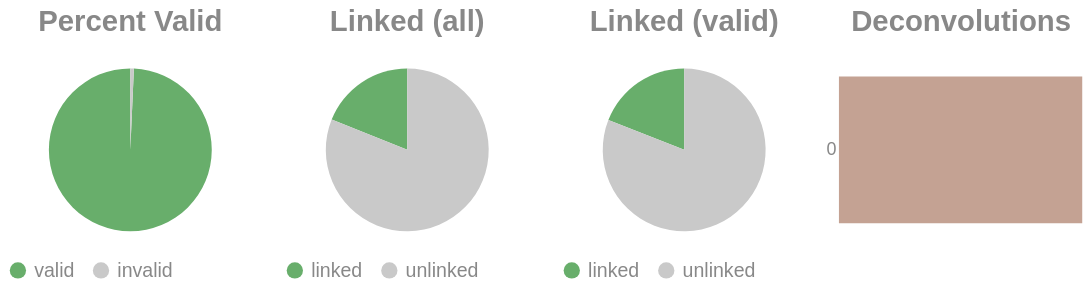

Here is the notebook cell this chart was saved with:
### Code cell
if SKIPLR:
    pass
else:
    clash = Counter()
    for i in valids['molecule'].to_list():
        _mol = i.split("-")
        if len(_mol) == 1:
            clash.update('0')
        else:
            clash.update(_mol[-1])

    _d = {"deconvolutions": [], 'count': []}
    for k,v in clash.items():
        _d['deconvolutions'].append(k)
        _d['count'].append(v)

    tot_valid = valids['reads'].sum()
    mask = valids['reads'] >= 2
    n_linked_reads = valids.filter(mask)['reads'].sum()
    if n_linked_reads == 0:
        print_html("No linked molecules (>=2 reads) were detected; skipping linked-only distributions.")
        SKIPLR = True
    else:
        perc_valid = round(tot_valid / n_reads, 4)
        linked_perc_abs = round(n_linked_reads / n_reads, 4)
        linked_perc = round(n_linked_reads / tot_valid, 4)

    _valid = pl.DataFrame({"valids": ['valid', 'invalid'], "count": [tot_valid, n_reads - tot_valid]})
    _linked_abs = pl.DataFrame({"linked (absolute)": ['linked', 'unlinked'], "count": [n_linked_reads, n_reads - n_linked_reads]})
    _linked_rel = pl.DataFrame({"linked (valids)": ['linked', 'unlinked'], "count": [n_linked_reads, tot_valid - n_linked_reads]})

    (
        alt.hconcat(
            piechart(_valid, goodval = 'valid', title = "Percent Valid"),
            piechart(_linked_abs, goodval = "linked", title =  "Linked (all)"),
            piechart(_linked_rel, goodval = "linked", title =  "Linked (valid)"),
            convolutionbar(pl.DataFrame(_d), title = "Deconvolutions"),
            center = True,
            bounds = 'flush'
        )
        .resolve_scale(color='independent')
        .resolve_legend('independent')
        .properties(usermeta={'embedOptions': {"actions": False}})
    ).display()

### Figure 1 — Vega-Lite specification as saved in the notebook (floating-point values rounded to 4 significant figures)
{"width": "container", "height": 400, "config": {"title": {"anchor": "start", "dy": -15, "fontSize": 18, "color": "#888888", "subtitleColor": "#888888", "subtitleFontSize": 14}, "arc": {"fill": "#0072B2"}, "axis": {"domainColor": "#888888", "domainWidth": 0.5, "gridWidth": 0.2, "grid": false, "titleFontWeight": 400, "titleFontSize": 15, "labelFontSize": 11, "labelColor": "#888888", "tickColor": "#888888", "tickWidth": 0.2, "titleColor": "#888888"}, "axisBand": {"grid": false}, "axisX": {"grid": true, "tickSize": 10, "domainCap": "round"}, "axisY": {"domain": false, "grid": true, "tickSize": 0, "domainCap": "round"}, "background": "transparent", "header": {"labelFontSize": 15, "labelColor": "#888888", "titleFontSize": 15, "titleFontWeight": 600, "titleColor": "#888888"}, "legend": {"labelFont": "sans-serif", "labelFontSize": 12, "labelColor": "#888888", "symbolSize": 100, "symbolType": "circle", "titleFontSize": 12, "titlePadding": 10, "titleColor": "#888888", "title": null}, "range": {"category": ["#E69F00", "#56B4E9", "#009E73", "#F0E442", "#0072B2", "#D55E00", "#CC79A7", "#000000"], "diverging": ["#cfe8f3", "#a2d4ec", "#73bfe2", "#46abdb", "#1696d2", "#12719e"]}, "area": {"fill": "#0072B2", "fillOpacity": 0.7, "line": true, "strokeOpacity": 0.7}, "line": {"color": "#0072B2", "stroke": "#0072B2", "strokeWidth": 2}, "trail": {"color": "#0072B2", "stroke": "#0072B2", "strokeWidth": 0, "size": 1}, "point": {"filled": true, "fillOpacity": 1.0, "size": 95}, "text": {"color": "#888888", "fontSize": 11, "align": "right", "fontWeight": 400, "size": 11}, "bar": {"fill": "#0072B2", "stroke": null}, "view": {"stroke": null, "continuousWidth": 660, "continuousHeight": 400}}, "hconcat": [{"data": {"name": "data-7a317d6ba3374971b4071b8b5dd0e05a"}, "mark": {"type": "arc"}, "encoding": {"color": {"field": "valids", "legend": {"orient": "bottom", "title": null}, "scale": {"domain": ["valid", "invalid"], "range": ["#68ae6b", "#C9C9C9"]}, "title": "Valids", "type": "nominal"}, "theta": {"field": "count", "type": "quantitative"}, "tooltip": [{"field": "valids", "title": "Valids", "type": "ordinal"}, {"field": "percent", "format": ".2%", "title": "Percent", "type": "quantitative"}, {"field": "count", "title": "Count", "type": "quantitative"}]}, "height": 100, "title": {"text": "Percent Valid", "align": "center", "anchor": "middle"}, "transform": [{"calculate": "datum.count / 5593759", "as": "percent"}], "width": 150}, {"data": {"name": "data-6926b5114768cd6d6832b6e268352294"}, "mark": {"type": "arc"}, "encoding": {"color": {"field": "linked (absolute)", "legend": {"orient": "bottom", "title": null}, "scale": {"domain": ["linked", "unlinked"], "range": ["#68ae6b", "#C9C9C9"]}, "title": "Linked (Absolute)", "type": "nominal"}, "theta": {"field": "count", "type": "quantitative"}, "tooltip": [{"field": "linked (absolute)", "title": "Linked (Absolute)", "type": "ordinal"}, {"field": "percent", "format": ".2%", "title": "Percent", "type": "quantitative"}, {"field": "count", "title": "Count", "type": "quantitative"}]}, "height": 100, "title": {"text": "Linked (all)", "align": "center", "anchor": "middle"}, "transform": [{"calculate": "datum.count / 5593759", "as": "percent"}], "width": 150}, {"data": {"name": "data-cb036bdb48314520c95b5f6e1f78ddeb"}, "mark": {"type": "arc"}, "encoding": {"color": {"field": "linked (valids)", "legend": {"orient": "bottom", "title": null}, "scale": {"domain": ["linked", "unlinked"], "range": ["#68ae6b", "#C9C9C9"]}, "title": "Linked (Valids)", "type": "nominal"}, "theta": {"field": "count", "type": "quantitative"}, "tooltip": [{"field": "linked (valids)", "title": "Linked (Valids)", "type": "ordinal"}, {"field": "percent", "format": ".2%", "title": "Percent", "type": "quantitative"}, {"field": "count", "title": "Count", "type": "quantitative"}]}, "height": 100, "title": {"text": "Linked (valid)", "align": "center", "anchor": "middle"}, "transform": [{"calculate": "datum.count / 5554521", "as": "percent"}], "width": 150}, {"data": {"name": "data-c83405fb0e0835d33b212f6926141edb"}, "mark": {"type": "bar"}, "encoding": {"color": {"field": "deconvolutions", "legend": null, "scale": {"scheme": "lightgreyred"}, "type": "nominal"}, "tooltip": [{"field": "deconvolutions", "title": "Deconvolutions", "type": "ordinal"}, {"field": "percent", "format": ".2%", "title": "Percent", "type": "quantitative"}, {"field": "count", "title": "Count", "type": "quantitative"}], "x": {"axis": null, "field": "count", "type": "quantitative"}, "y": {"field": "deconvolutions", "sort": "ascending", "title": null, "type": "nominal"}}, "height": 100, "title": {"text": "Deconvolutions", "align": "center", "anchor": "middle"}, "transform": [{"calculate": "datum.count / 4978529", "as": "percent"}], "width": 150}], "bounds": "flush", "center": true, "resolve": {"legend": {"angle": "independent"}, "scale": {"color": "independent"}}, "usermeta": {"embedOptions": {"actions": false}}, "$schema": "https://vega.github.io/schema/vega-lite/v6.1.0.json", "datasets": {"data-7a317d6ba3374971b4071b8b5dd0e05a": [{"valids": "valid", "count": 5554521}, {"valids": "invalid", "count": 39238}], "data-6926b5114768cd6d6832b6e268352294": [{"linked (absolute)": "linked", "count": 1058148}, {"linked (absolute)": "unlinked", "count": 4535611}], "data-cb036bdb48314520c95b5f6e1f78ddeb": [{"linked (valids)": "linked", "count": 1058148}, {"linked (valids)": "unlinked", "count": 4496373}], "data-c83405fb0e0835d33b212f6926141edb": [{"deconvolutions": "0", "count": 4978529}]}}
